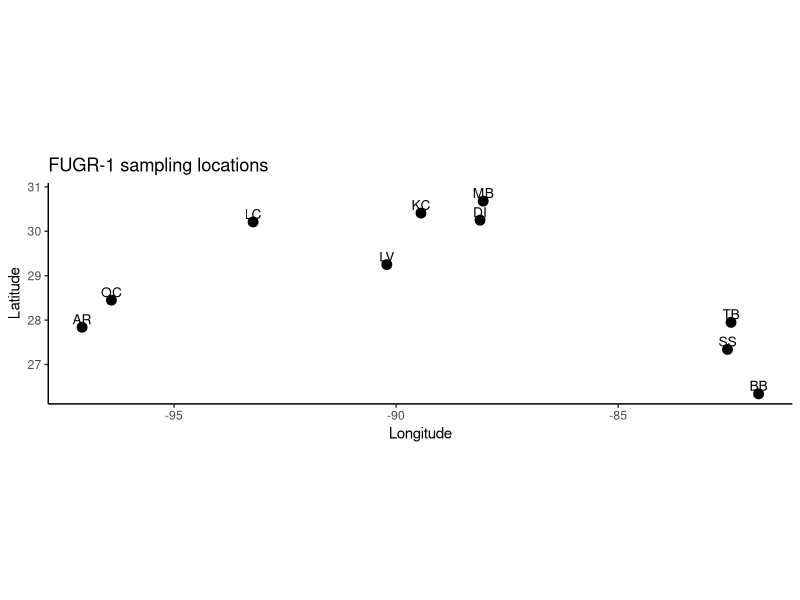
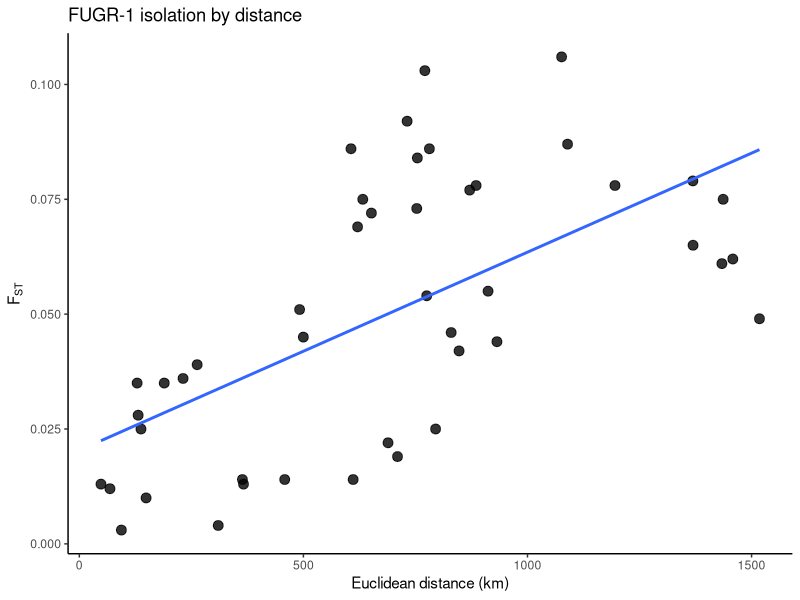

R code for these plots, in order: (Note: this script raises an error after producing the figures.)
# -----------------------------
# FUGR-1 Gulf killifish
# site coordinates + FST matrix + IBD plot
# -----------------------------

library(ggplot2)
library(geosphere)

# ------------------------------
# paths
# ------------------------------
save_dir <- "/Users/johnmccall/Library/CloudStorage/OneDrive-TheOhioStateUniversity/Spring_2026/Landgen_DGS/DGS-Patterns-of-Fish-Diversity/DGS-Patterns-of-Fish-Diversity/Objective 2/Data/FUGR-1"

# -----------------------------
# 0) site coordinates
# estimated from named localities in Fig. 1 / Table 1
# -----------------------------
FUGR_1_coords <- data.frame(
  site = c("AR", "OC", "LC", "LV", "KC", "DI", "MB", "TB", "SS", "BB"),
  lat = c(
    27.84,  # Port Aransas, TX
    28.45,  # Port O'Connor, TX
    30.21,  # Lake Charles, LA
    29.25,  # Leeville, LA
    30.41,  # Kiln, MS
    30.25,  # Dauphin Island, AL
    30.68,  # Mobile Bay, AL
    27.95,  # Tampa Bay, FL
    27.34,  # Sarasota, FL
    26.34   # Bonita Beach, FL
  ),
  lon = c(
    -97.07,  # Port Aransas, TX
    -96.41,  # Port O'Connor, TX
    -93.22,  # Lake Charles, LA
    -90.21,  # Leeville, LA
    -89.44,  # Kiln, MS
    -88.11,  # Dauphin Island, AL
    -88.04,  # Mobile Bay, AL
    -82.46,  # Tampa Bay, FL
    -82.54,  # Sarasota, FL
    -81.84   # Bonita Beach, FL
  ),
  stringsAsFactors = FALSE
)

# -----------------------------
# 1) map of sampling locations
# -----------------------------
ggplot(FUGR_1_coords, aes(x = lon, y = lat)) +
  geom_point(size = 3) +
  geom_text(aes(label = site), nudge_y = 0.18, size = 3.5) +
  coord_fixed() +
  theme_classic() +
  labs(
    x = "Longitude",
    y = "Latitude",
    title = "FUGR-1 sampling locations"
  )

# -----------------------------
# 2) geographic distance matrix
# straight-line distance in km
# -----------------------------
geo_dist_km <- geosphere::distm(
  as.matrix(FUGR_1_coords[, c("lon", "lat")]),
  fun = geosphere::distHaversine
) / 1000

rownames(geo_dist_km) <- FUGR_1_coords$site
colnames(geo_dist_km) <- FUGR_1_coords$site

# -----------------------------
# 3) helper function:
# takes a vector of upper-triangle values (row-wise order)
# and reconstructs a full symmetric matrix
# -----------------------------
fill_sym_from_upper <- function(pops, vals, diag_val = 0) {
  
  n <- length(pops)
  
  stopifnot(length(vals) == n * (n - 1) / 2)
  
  mat <- matrix(
    0,
    nrow = n,
    ncol = n,
    dimnames = list(pops, pops)
  )
  
  k <- 1
  for (i in 1:(n - 1)) {
    for (j in (i + 1):n) {
      mat[i, j] <- vals[k]
      mat[j, i] <- vals[k]
      k <- k + 1
    }
  }
  
  diag(mat) <- diag_val
  mat
}

# -----------------------------
# 4) pairwise FST matrix
# values transcribed from the UPPER triangle of Table 2
# row-wise: row 1 has 9 values, row 2 has 8 values, etc.
# -----------------------------
fst_vals <- c(
  
  # AR vs others
  0.003, 0.014, 0.022, 0.025, 0.055, 0.044, 0.075, 0.061, 0.049,
  
  # OC vs others
  0.013, 0.014, 0.019, 0.046, 0.042, 0.079, 0.065, 0.062,
  
  # LC vs others
  0.004, 0.014, 0.051, 0.045, 0.106, 0.087, 0.078,
  
  # LV vs others
  0.010, 0.036, 0.039, 0.103, 0.086, 0.078,
  
  # KC vs others
  0.035, 0.025, 0.092, 0.084, 0.077,
  
  # DI vs others
  0.013, 0.086, 0.075, 0.073,
  
  # MB vs others
  0.069, 0.072, 0.054,
  
  # TB vs others
  0.012, 0.035,
  
  # SS vs BB
  0.028
)

FUGR_1_fst <- fill_sym_from_upper(
  pops = FUGR_1_coords$site,
  vals = fst_vals,
  diag_val = 0
)

# -----------------------------
# 5) pairwise dataframe for IBD plot
# -----------------------------
ibd_df <- data.frame(
  site1   = rownames(FUGR_1_fst)[row(FUGR_1_fst)[upper.tri(FUGR_1_fst)]],
  site2   = colnames(FUGR_1_fst)[col(FUGR_1_fst)[upper.tri(FUGR_1_fst)]],
  fst     = FUGR_1_fst[upper.tri(FUGR_1_fst)],
  dist_km = geo_dist_km[upper.tri(geo_dist_km)]
)

# -----------------------------
# 6) IBD plot
# -----------------------------
ggplot(ibd_df, aes(x = dist_km, y = fst)) +
  geom_point(size = 3, alpha = 0.8) +
  geom_smooth(method = "lm", se = FALSE) +
  theme_classic() +
  labs(
    x = "Euclidean distance (km)",
    y = expression(F[ST]),
    title = "FUGR-1 isolation by distance"
  )

# -----------------------------
# 7) quick checks
# -----------------------------
stopifnot(identical(rownames(FUGR_1_fst), FUGR_1_coords$site))
stopifnot(identical(colnames(FUGR_1_fst), FUGR_1_coords$site))
stopifnot(isTRUE(all.equal(FUGR_1_fst, t(FUGR_1_fst))))
stopifnot(length(fst_vals) == nrow(FUGR_1_coords) * (nrow(FUGR_1_coords) - 1) / 2)

# -----------------------------
# 8) save RData
# -----------------------------
out_dir <- file.path(save_dir, "data")

if (!dir.exists(out_dir)) {
  dir.create(out_dir, recursive = TRUE)
}

save(
  FUGR_1_fst,
  FUGR_1_coords,
  file = file.path(out_dir, "FUGR-1.RData")
)
